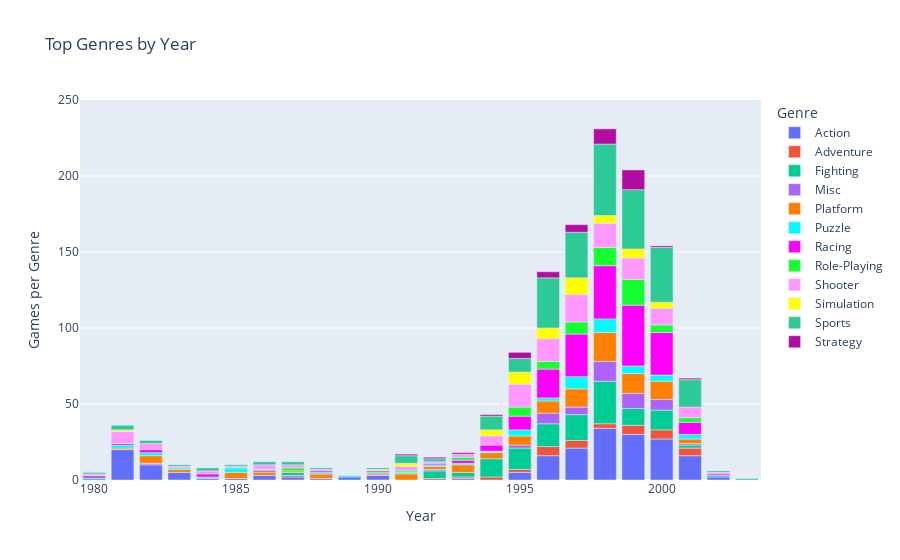

Notebook source saved alongside this figure:
### Code cell
# stacked bar graph of genre by year
fig = px.bar(genre_by_year, title="Top Genres by Year", x="Year", y="Games per Genre", 
             color="Genre", range_y=[0,250], color_discrete_sequence=palette)
fig.show()

### Figure 1 — Plotly figure (JSON) as saved in the notebook; plotly's stock layout.template omitted (floating-point values rounded to 4 significant figures)
{"data": [{"alignmentgroup": "True", "hovertemplate": "Genre=Action<br>Year=%{x}<br>Games per Genre=%{y}<extra></extra>", "legendgroup": "Action", "marker": {"color": "#636EFA"}, "name": "Action", "offsetgroup": "Action", "orientation": "v", "showlegend": true, "textposition": "auto", "type": "bar", "x": [1981, 1982, 1983, 1984, 1985, 1986, 1987, 1988, 1989, 1990, 1993, 1995, 1996, 1997, 1998, 1999, 2000, 2001, 2002], "xaxis": "x", "y": [20, 10, 5, 1, 1, 3, 2, 1, 2, 3, 1, 5, 16, 21, 34, 30, 27, 16, 2], "yaxis": "y"}, {"alignmentgroup": "True", "hovertemplate": "Genre=Adventure<br>Year=%{x}<br>Games per Genre=%{y}<extra></extra>", "legendgroup": "Adventure", "marker": {"color": "#EF553B"}, "name": "Adventure", "offsetgroup": "Adventure", "orientation": "v", "showlegend": true, "textposition": "auto", "type": "bar", "x": [1987, 1992, 1993, 1994, 1995, 1996, 1997, 1998, 1999, 2000, 2001], "xaxis": "x", "y": [1, 1, 1, 2, 2, 6, 5, 3, 6, 6, 5], "yaxis": "y"}, {"alignmentgroup": "True", "hovertemplate": "Genre=Fighting<br>Year=%{x}<br>Games per Genre=%{y}<extra></extra>", "legendgroup": "Fighting", "marker": {"color": "#00CC96"}, "name": "Fighting", "offsetgroup": "Fighting", "orientation": "v", "showlegend": true, "textposition": "auto", "type": "bar", "x": [1980, 1987, 1992, 1993, 1994, 1995, 1996, 1997, 1998, 1999, 2000, 2001, 2002], "xaxis": "x", "y": [1, 2, 5, 3, 12, 14, 15, 17, 28, 11, 13, 2, 1], "yaxis": "y"}, {"alignmentgroup": "True", "hovertemplate": "Genre=Misc<br>Year=%{x}<br>Games per Genre=%{y}<extra></extra>", "legendgroup": "Misc", "marker": {"color": "#AB63FA"}, "name": "Misc", "offsetgroup": "Misc", "orientation": "v", "showlegend": true, "textposition": "auto", "type": "bar", "x": [1980, 1982, 1992, 1995, 1996, 1997, 1998, 1999, 2000, 2001], "xaxis": "x", "y": [2, 1, 1, 2, 7, 5, 13, 10, 7, 1], "yaxis": "y"}, {"alignmentgroup": "True", "hovertemplate": "Genre=Platform<br>Year=%{x}<br>Games per Genre=%{y}<extra></extra>", "legendgroup": "Platform", "marker": {"color": "#ff8001"}, "name": "Platform", "offsetgroup": "Platform", "orientation": "v", "showlegend": true, "textposition": "auto", "type": "bar", "x": [1981, 1982, 1983, 1985, 1986, 1987, 1988, 1990, 1991, 1992, 1993, 1994, 1995, 1996, 1997, 1998, 1999, 2000, 2001], "xaxis": "x", "y": [1, 5, 2, 4, 2, 1, 3, 1, 4, 2, 5, 4, 6, 8, 12, 19, 13, 12, 3], "yaxis": "y"}, {"alignmentgroup": "True", "hovertemplate": "Genre=Puzzle<br>Year=%{x}<br>Games per Genre=%{y}<extra></extra>", "legendgroup": "Puzzle", "marker": {"color": "#00fcfe"}, "name": "Puzzle", "offsetgroup": "Puzzle", "orientation": "v", "showlegend": true, "textposition": "auto", "type": "bar", "x": [1981, 1982, 1983, 1984, 1985, 1988, 1989, 1990, 1991, 1992, 1993, 1994, 1995, 1996, 1997, 1998, 1999, 2000, 2001], "xaxis": "x", "y": [2, 2, 1, 1, 3, 1, 1, 1, 1, 1, 1, 1, 4, 2, 8, 9, 5, 4, 3], "yaxis": "y"}, {"alignmentgroup": "True", "hovertemplate": "Genre=Racing<br>Year=%{x}<br>Games per Genre=%{y}<extra></extra>", "legendgroup": "Racing", "marker": {"color": "#FE00FA"}, "name": "Racing", "offsetgroup": "Racing", "orientation": "v", "showlegend": true, "textposition": "auto", "type": "bar", "x": [1981, 1982, 1984, 1986, 1988, 1990, 1992, 1993, 1994, 1995, 1996, 1997, 1998, 1999, 2000, 2001, 2002], "xaxis": "x", "y": [1, 2, 2, 1, 1, 1, 1, 2, 4, 9, 19, 28, 35, 40, 28, 8, 1], "yaxis": "y"}, {"alignmentgroup": "True", "hovertemplate": "Genre=Role-Playing<br>Year=%{x}<br>Games per Genre=%{y}<extra></extra>", "legendgroup": "Role-Playing", "marker": {"color": "#16FF32"}, "name": "Role-Playing", "offsetgroup": "Role-Playing", "orientation": "v", "showlegend": true, "textposition": "auto", "type": "bar", "x": [1986, 1987, 1991, 1993, 1995, 1996, 1997, 1998, 1999, 2000, 2001], "xaxis": "x", "y": [1, 2, 1, 2, 6, 5, 8, 12, 17, 5, 3], "yaxis": "y"}, {"alignmentgroup": "True", "hovertemplate": "Genre=Shooter<br>Year=%{x}<br>Games per Genre=%{y}<extra></extra>", "legendgroup": "Shooter", "marker": {"color": "#FF97FF"}, "name": "Shooter", "offsetgroup": "Shooter", "orientation": "v", "showlegend": true, "textposition": "auto", "type": "bar", "x": [1980, 1981, 1982, 1983, 1984, 1985, 1986, 1987, 1988, 1991, 1992, 1993, 1994, 1995, 1996, 1997, 1998, 1999, 2000, 2001, 2002], "xaxis": "x", "y": [1, 8, 4, 1, 2, 1, 3, 2, 1, 3, 1, 2, 6, 15, 15, 18, 16, 14, 11, 7, 1], "yaxis": "y"}, {"alignmentgroup": "True", "hovertemplate": "Genre=Simulation<br>Year=%{x}<br>Games per Genre=%{y}<extra></extra>", "legendgroup": "Simulation", "marker": {"color": "#FFFF00"}, "name": "Simulation", "offsetgroup": "Simulation", "orientation": "v", "showlegend": true, "textposition": "auto", "type": "bar", "x": [1981, 1990, 1991, 1994, 1995, 1996, 1997, 1998, 1999, 2000], "xaxis": "x", "y": [1, 1, 2, 4, 8, 7, 11, 5, 6, 4], "yaxis": "y"}, {"alignmentgroup": "True", "hovertemplate": "Genre=Sports<br>Year=%{x}<br>Games per Genre=%{y}<extra></extra>", "legendgroup": "Sports", "marker": {"color": "#2dc997"}, "name": "Sports", "offsetgroup": "Sports", "orientation": "v", "showlegend": true, "textposition": "auto", "type": "bar", "x": [1980, 1981, 1982, 1983, 1984, 1985, 1986, 1987, 1988, 1990, 1991, 1992, 1994, 1995, 1996, 1997, 1998, 1999, 2000, 2001, 2002, 2003], "xaxis": "x", "y": [1, 3, 2, 1, 2, 1, 2, 2, 1, 1, 5, 2, 9, 9, 33, 30, 47, 39, 36, 18, 1, 1], "yaxis": "y"}, {"alignmentgroup": "True", "hovertemplate": "Genre=Strategy<br>Year=%{x}<br>Games per Genre=%{y}<extra></extra>", "legendgroup": "Strategy", "marker": {"color": "#B10DA1"}, "name": "Strategy", "offsetgroup": "Strategy", "orientation": "v", "showlegend": true, "textposition": "auto", "type": "bar", "x": [1991, 1992, 1993, 1994, 1995, 1996, 1997, 1998, 1999, 2000, 2001], "xaxis": "x", "y": [1, 1, 1, 1, 4, 4, 5, 10, 13, 1, 1], "yaxis": "y"}], "layout": {"barmode": "relative", "legend": {"title": {"text": "Genre"}, "tracegroupgap": 0}, "title": {"text": "Top Genres by Year"}, "xaxis": {"anchor": "y", "domain": [0, 1], "title": {"text": "Year"}}, "yaxis": {"anchor": "x", "domain": [0, 1], "range": [0, 250], "title": {"text": "Games per Genre"}}}}
